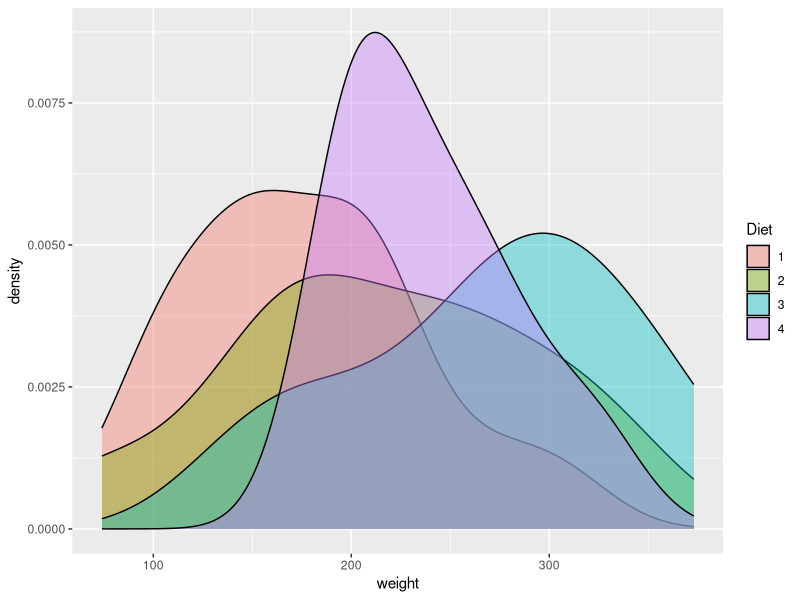

Recreate this plot in R.
# Day_1.R
# This is a stats script
# purpose: to practice somwe of the concerpts that we will encounter
# 12 April 2018

library(tidyverse)

# Integers ----------------------------------------------------------------

# generate some integer data
integer_r <- as.integer(seq(5, 14, by = 1))

# Look at a summary of integers
summary(integer_r)

# Contiuous ---------------------------------------------------------------

# Generating a sequences of numbers
numeric_r <- seq(23, 43, length.out = 10)

# Dates -------------------------------------------------------------------

# one may perform some arithmetic with dates
as.Date("2005-12-31") - as.Date("2005-12-12")
# or for example
dates_r <- seq(as.Date("2005-12-16"), as.Date("2005-12-25"), by = "day")
# There is much more
summary(dates_r)

# Dataframes --------------------------------------------------------------

# Create the base dataframe
df_r <- data.frame(integers = integer_r,
                      numeric = numeric_r,
                      dates = dates_r)
# Then upgrade it to a tible
# To successful create a tible the legnth of column same have the same legnth/ date, int, and num must have the same legnth
df_r <- as_tibble(df_r)
summary(df_r)

 

# Categories --------------------------------------------------------------

# Electronics
elect_r <- as.factor (c("laptops",
                        "desktops",
                        "cell phone"))

# People
people_r <- as.factor(c("funny",
                        "beautiful",
                        "beanies"))

# Colour
colour_r <- as.factor(c("red", "blue"))


# Ordinal data ----------------------------------------------------------

# Here we still have qualitative data
# but with some sort of order

colour_qual <- ordered(c("blue", "green",
                         "yellow", "orange",
                         "red"),
                       levels = c("blue", "green",
                                  "yellow", "orange",
                                  "red"))


# binary data -------------------------------------------------------------

# These are generally represented as : True or False

binary_r <- c(TRUE, FALSE, TRUE, TRUE)
summary(binary_r)


# character data ----------------------------------------------------------

sites_r <- c("yztervarkpunt", "Betty's Bay",
             "Gansbaai", "Sea Point")

# Missing value -----------------------------------------------------------

chicks_nest <- c(3, 2, 0, 10, 5, 6, 8, 2, 4, NA)

# summary
summary(chicks_nest)

# the mean
mean(chicks_nest)

# The Standard deviation
sd(chicks_nest)

chicks <- as_tibble(ChickWeight)


# Descriptive statistics --------------------------------------------------

# First create a dataframe
chicks <- as_tibble(ChickWeight)

# count the data
chicks %>% 
  summarise(chicken_count = n())
# or 
nrow(chicks)

#  Measure of central tendency------------------------------------------------------------------------

# Calculate mean weight
chicks %>% 
  summarise(mean_wt = mean(weight))

# Be more specific --------------------------------------------------------

chicks %>% 
  filter(Time == 21) %>% 
  group_by(Diet) %>% 
  summarise(mean_wt = mean(weight),
            median_wt = median(weight))
  

# Visualise the density data
ggplot(data = filter(chicks, Time == 21),
       aes(x = weight, fill = Diet)) +
  geom_density(alpha = 0.4)

# Stewness ----------------------------------------------------------------

# Calculate the numeric value
library(e1071)

#compare difference in mean and median 
chicks %>% 
filter(Time == 21) %>% 
  group_by(Diet) %>% 
  summarise(mean_wt = mean(weight),
            median_wt = median(weight),
            skew_wt = skewness(weight))


# Kurtosis ---------------------------------------------------------------


# calculate the 
chicks %>% 
  filter(Time == 21) %>% 
  group_by(Diet) %>% 
  summarise(mean_wt = mean(weight),
            median_wt = median(weight),
            skew_wt = skewness(weight),
            skewness(faithful$eruptions))


# Measures of variation and spread ----------------------------------------

# Below is a summary of different statistical properties
wt_summary <- chicks %>% 
  filter(Time == 21) %>%
  group_by(Diet) %>% 
  summarise(wt_mean = mean(weight),
            wt_median = median(weight),
            wt_var = var(weight),
            wt_sd = sd(weight),
            wt_min = min(weight),
            wt_quart1 = quantile(weight, 0.25), 
            wt_quart2 = quantile(weight, 0.5),
            wt_quart3 = quantile(weight, 0.75))




